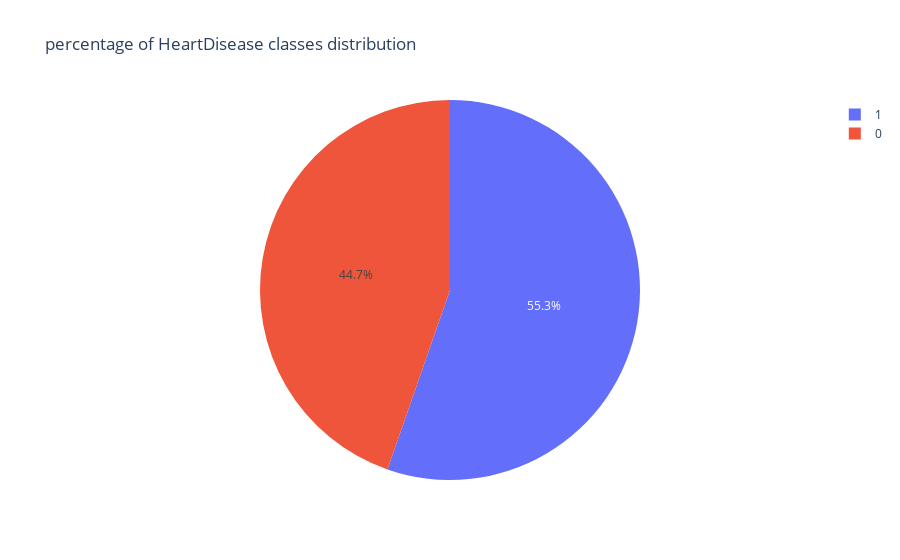

The notebook cell saved with this chart:
### Code cell
# Percentage of heart disease data distribution
px.pie(df,names="HeartDisease",title='percentage of HeartDisease classes distribution')

### Figure 1 — Plotly figure (JSON) as saved in the notebook; plotly's stock layout.template omitted (floating-point values rounded to 4 significant figures; data arrays with more than 128 entries replaced by an {"elided": "..."} marker saying what was removed)
{"data": [{"domain": {"x": [0, 1], "y": [0, 1]}, "hovertemplate": "HeartDisease=%{label}<extra></extra>", "labels": {"elided": "918 int values"}, "legendgroup": "", "name": "", "showlegend": true, "type": "pie"}], "layout": {"legend": {"tracegroupgap": 0}, "title": {"text": "percentage of HeartDisease classes distribution"}}}
